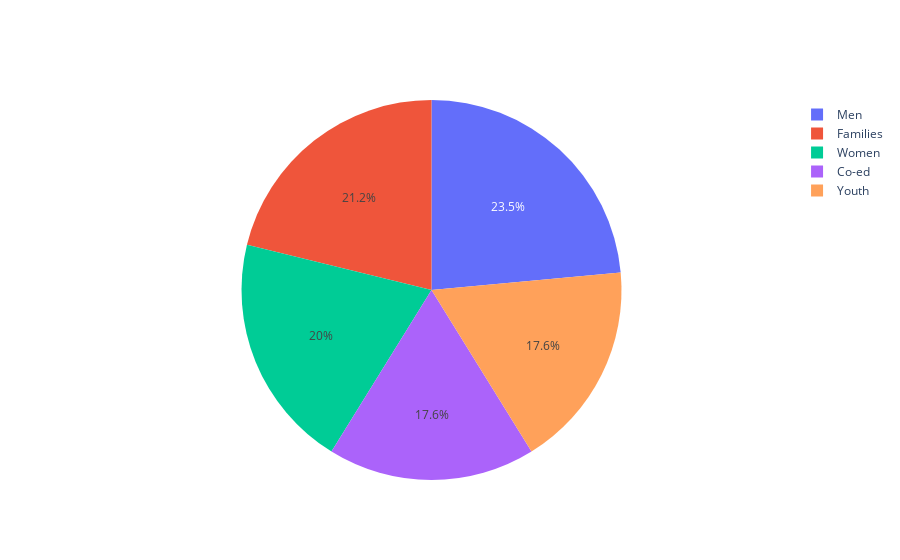

Notebook cell for this chart:
### Code cell
go.Figure(
    data=[go.Pie(
        labels=facility_count_by_sector.SECTOR, 
        values=facility_count_by_sector.FACILITY_NAME
    )]).show()

### Figure 1 — Plotly figure (JSON) as saved in the notebook; plotly's stock layout.template omitted (floating-point values rounded to 4 significant figures)
{"data": [{"labels": ["Co-ed", "Families", "Men", "Women", "Youth"], "type": "pie", "values": [15, 18, 20, 17, 15]}], "layout": {}}
